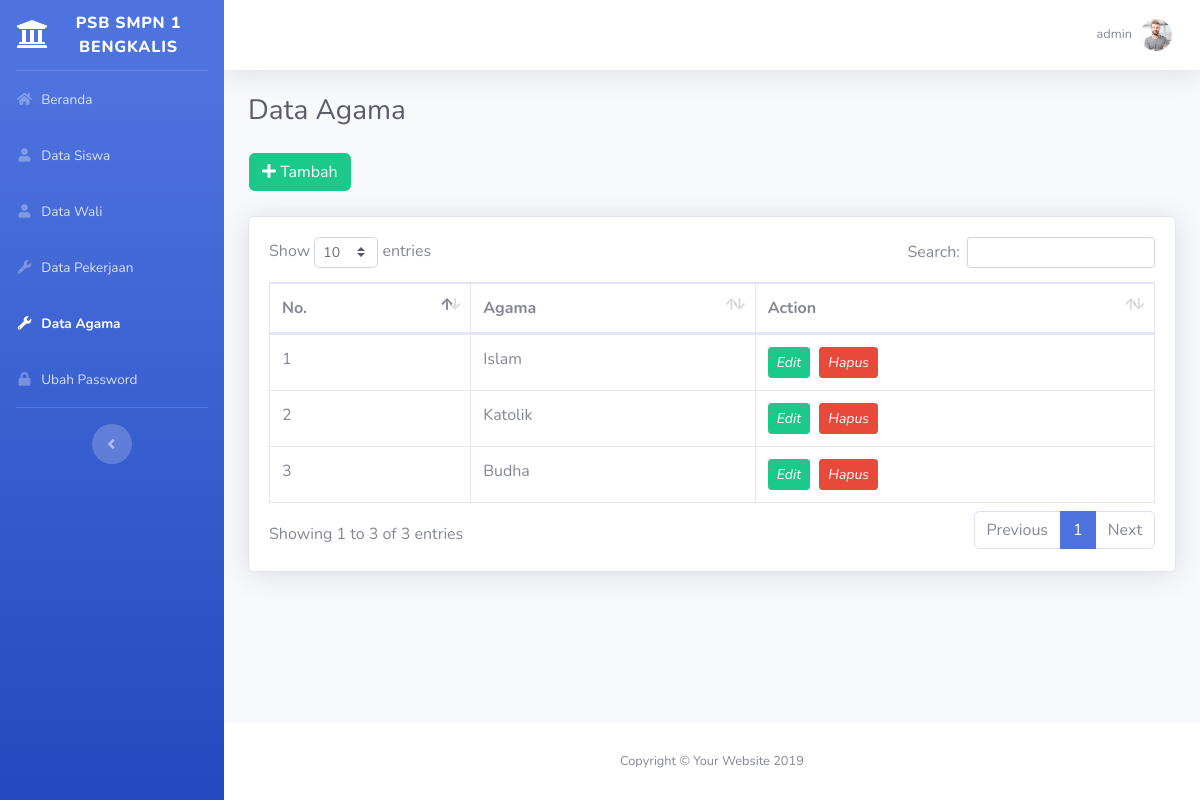
Page /main.php?module=agama (signed in) on the committed database.
### tables this page shows
CREATE TABLE `agama` (
  `id_agama` int(11) NOT NULL,
  `agama` varchar(15) NOT NULL
);

### modules/agama/view.php (the view, shortened to what this page needs)
<div class="d-sm-flex align-items-center justify-content-between mb-4">
    <h1 class="h3 mb-0 text-gray-800">Data Agama</h1>
</div>
<?php if ($_SESSION['hak_akses']=='admin') { ?>
    <table class="pull-right">
    <tr>
        <td style="padding-right: 10px">
            <a class="btn btn-success btn-social pull-right" href="?module=form_agama&form=add" title="Tambah Data" data-toggle="tooltip">
                <i class="fa fa-plus"></i> Tambah
            </a>
        </td>
    </tr>
    </table>
    <br>
<div class="card shadow mb-4">
    <div class="card-body">
        <div class="table-responsive">
            <table class="table table-bordered" id="dataTable" width="100%" cellspacing="0">
                <thead>
                <tr>
                    <th>No.</th>
                    <th>Agama</th>
                    <th>Action</th>
                </tr>
                </thead>
                <tbody>
            <?php
            $query = mysqli_query($mysqli, "SELECT * FROM agama")
            or die('Ada kesalahan pada query tampil Data agama: '.mysqli_error($mysqli));
            $no = 1;
            while ($data = mysqli_fetch_assoc($query)) {
                echo "
                    <tr>
                    <td>$no</td>
                    <td>$data[agama]</td>
                    <td>
                          <a data-toggle='tooltip' data-placement='top' title='Detail' style='margin-right:5px' class='btn btn-success btn-sm' href='?module=form_agama&form=update&id_agama=$data[id_agama]'>
                              <i style='color:#fff' class='glyphicon glyphicon-folder-open'>Edit</i>
                          </a>
                          ";
            ?>
            <a data-toggle="tooltip" data-placement="top" title="Hapus" class="btn btn-danger btn-sm" href="modules/agama/proses.php?act=delete&id_agama=<?php echo $data['id_agama'];?>" onclick="return confirm('Anda yakin ingin menghapus <?php echo $data['agama']; ?> ?');">
                              <i style="color:#fff" class="glyphicon glyphicon-trash">Hapus</i>
                          </a>
                    </td>
                </tr>
                <?php
                $no++;
            }
            ?>
                </tbody>
            </table>
        </div>
    </div>
</div>
<?php } else { ?>
<?php } ?>

### topbar.php (shortened to what this page needs)
<?php
require_once "config/database.php";
if ($_SESSION['hak_akses']=='admin') {
    $query = mysqli_query($mysqli, "SELECT * FROM admin WHERE id_admin='$_SESSION[id_admin]'")
    or die('Ada kesalahan pada query tampil Manajemen User: ' . mysqli_error($mysqli));
} else if ($_SESSION['hak_akses']=='panitia') {
    $query = mysqli_query($mysqli, "SELECT * FROM admin WHERE id_admin='$_SESSION[id_admin]'")
    or die('Ada kesalahan pada query tampil Manajemen User: ' . mysqli_error($mysqli));
} else {
    $query = mysqli_query($mysqli, "SELECT * FROM siswa WHERE id_siswa='$_SESSION[id_siswa]'")
    or die('Ada kesalahan pada query tampil Manajemen User: ' . mysqli_error($mysqli));
}
$data = mysqli_fetch_assoc($query);
?>
<?php if ($_SESSION['hak_akses']=='admin') { ?>
<nav class="navbar navbar-expand navbar-light bg-white topbar mb-4 static-top shadow">
    <iframe scrolling="no" frameborder="no" clocktype="html5" style="overflow:hidden;border:0;margin:0;padding:0;width:120px;height:40px;"src="https://www.clocklink.com/html5embed.php?clock=043&timezone=Indonesia_Jakarta&color=blue&size=120&Title=&Message=&Target=&From=2020,1,1,0,0,0&Color=blue"></iframe>
    <ul class="navbar-nav ml-auto">
        <li class="nav-item dropdown no-arrow">
            <a class="nav-link dropdown-toggle" href="#" id="userDropdown" role="button" data-toggle="dropdown" aria-haspopup="true" aria-expanded="false">
                <span class="mr-2 d-none d-lg-inline text-gray-600 small"><?php echo $data['nama_admin']; ?> </span>
                <?php
                if ($data['foto']=="") { ?>
                    <img src="images/admin/user-default.png" class="img-profile rounded-circle" alt="User Image"/>
                    <?php
                }
                else { ?>
                    <img src="images/admin/<?php echo $data['foto']; ?>" class="img-profile rounded-circle" alt="User Image"/>
                    <?php
                }
                ?>
            </a>
        </li>
    </ul>
</nav>
<?php } else if ($_SESSION['hak_akses']=='panitia') { ?>
    <nav class="navbar navbar-expand navbar-light bg-white topbar mb-4 static-top shadow">
        <button id="sidebarToggleTop" class="btn btn-link d-md-none rounded-circle mr-3">
            <i class="fa fa-bars"></i>
        </button>
        <iframe scrolling="no" frameborder="no" clocktype="html5" style="overflow:hidden;border:0;margin:0;padding:0;width:120px;height:40px;"src="https://www.clocklink.com/html5embed.php?clock=043&timezone=Indonesia_Jakarta&color=blue&size=120&Title=&Message=&Target=&From=2020,1,1,0,0,0&Color=blue"></iframe>
        <ul class="navbar-nav ml-auto">
            <li class="nav-item dropdown no-arrow">
                <a class="nav-link dropdown-toggle" href="#" id="userDropdown" role="button" data-toggle="dropdown" aria-haspopup="true" aria-expanded="false">
                    <span class="mr-2 d-none d-lg-inline text-gray-600 small"><?php echo $data['nama_admin']; ?> </span>
                    <?php
                    if ($data['foto']=="") { ?>
                        <img src="images/admin/user-default.png" class="img-profile rounded-circle" alt="User Image"/>
                        <?php
                    }
                    else { ?>
                        <img src="images/admin/<?php echo $data['foto']; ?>" class="img-profile rounded-circle" alt="User Image"/>
                        <?php
                    }
                    ?>
                </a>
                <div class="dropdown-menu dropdown-menu-right shadow animated--grow-in" aria-labelledby="userDropdown">
                    <a class="dropdown-item" href="?module=profil">
                        <i class="fas fa-user fa-sm fa-fw mr-2 text-gray-400"></i>
                        Profile
                    </a>
                    <div class="dropdown-divider"></div>
                    <a class="dropdown-item" href="#logout" data-toggle="modal" data-target="#logoutModal">
                        <i class="fas fa-sign-out-alt fa-sm fa-fw mr-2 text-gray-400"></i>
                        Logout
                    </a>
                </div>
            </li>
        </ul>
    </nav>
<?php } ?>

### rows in the picture
agama: agama "Islam"
agama: agama "Katolik"
agama: agama "Budha"

### other values in the picture
$data['nama_admin'] "admin"
